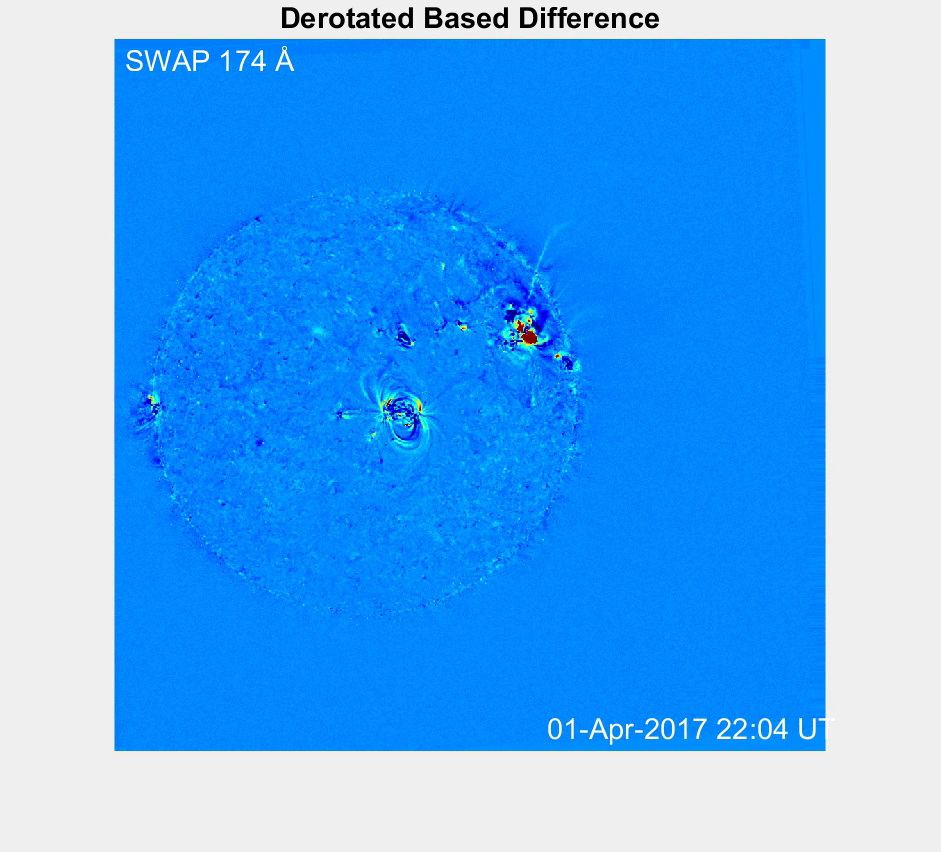
#> input picture figure1/data/swap174_2204_display_base_difference.png, 941 x 852 px
$ python make_fig1_real_channels.py
#> lines starting #> are read from the running program, lines starting #| are printed output that depends on the picture
from pathlib import Path

import matplotlib as mpl
import matplotlib.pyplot as plt
import matplotlib.patheffects as pe
import numpy as np
from matplotlib.colors import AsinhNorm, LinearSegmentedColormap
from matplotlib.path import Path as MplPath
from matplotlib.patches import PathPatch
from PIL import Image, ImageEnhance

ROOT = Path(__file__).resolve().parents[2]
OUT = ROOT / "figure1" / "output"
OUT.mkdir(parents=True, exist_ok=True)

SWAP = ROOT / "figure1" / "data" / "swap174_2204_display_base_difference.png"
AIA171 = ROOT / "figure1" / "data" / "aia_171_signed_base_difference_20170401_2204-2130_dn_s.fits"
AIA193 = ROOT / "figure1" / "data" / "aia_193_signed_base_difference_20170401_2204-2130_dn_s.fits"

PDF = ROOT / "paper" / "figures" / "fig1_real_channels.pdf"
PNG = OUT / "fig1_real_channels.png"

mpl.rcParams.update({
    "font.family": "DejaVu Sans",
    "font.size": 9.5,
    "pdf.fonttype": 42,
    "ps.fonttype": 42,
    "figure.facecolor": "white",
    "savefig.facecolor": "white",
})


def signed_cmap(family: str) -> LinearSegmentedColormap:
    if family == "blue":
        colors = [
            (0.00, "#a9c1d2"), (0.22, "#496a83"), (0.43, "#102b3f"),
            (0.50, "#000000"), (0.57, "#061a42"), (0.77, "#075eaa"),
            (0.91, "#37bde9"), (1.00, "#e8fbff"),
        ]
    else:
        colors = [
            (0.00, "#b8c8b5"), (0.22, "#526b50"), (0.43, "#142d19"),
            (0.50, "#000000"), (0.57, "#052b13"), (0.77, "#087d32"),
            (0.91, "#51d34e"), (1.00, "#efffd5"),
        ]
    return LinearSegmentedColormap.from_list(f"signed_{family}", colors, N=513)


def first_image(path: Path):
    """Read the simple 2-D primary FITS arrays used for this figure."""
    raw = path.read_bytes()
    header = {}
    end_card = None
    for offset in range(0, len(raw), 80):
        card = raw[offset:offset + 80].decode("ascii", "replace")
        key = card[:8].strip()
        if key == "END":
            end_card = offset + 80
            break
        if card[8:10] != "= ":
            continue
        value = card[10:80].split("/", 1)[0].strip()
        if value.startswith("'") and value.endswith("'"):
            parsed = value[1:-1].strip()
        elif value in ("T", "F"):
            parsed = value == "T"
        else:
            try:
                parsed = float(value.replace("D", "E")) if any(
                    ch in value for ch in ".EDed"
                ) else int(value)
            except ValueError:
                parsed = value
        header[key] = parsed
    if end_card is None:
        raise ValueError(f"No FITS END card in {path}")
    data_offset = ((end_card + 2879) // 2880) * 2880
    nx, ny = int(header["NAXIS1"]), int(header["NAXIS2"])
    bitpix = int(header["BITPIX"])
    dtypes = {8: ">u1", 16: ">i2", 32: ">i4", 64: ">i8", -32: ">f4", -64: ">f8"}
    data = np.frombuffer(raw, dtype=np.dtype(dtypes[bitpix]), count=nx * ny,
                         offset=data_offset).reshape(ny, nx).astype(float)
    data = data * float(header.get("BSCALE", 1.0)) + float(header.get("BZERO", 0.0))
    return data, header


def image_extent(header):
    nx, ny = int(header["NAXIS1"]), int(header["NAXIS2"])
    dx, dy = float(header["CDELT1"]), float(header["CDELT2"])
    x0 = (0.5 - float(header["CRPIX1"])) * dx + float(header.get("CRVAL1", 0.0))
    x1 = (nx + 0.5 - float(header["CRPIX1"])) * dx + float(header.get("CRVAL1", 0.0))
    y0 = (0.5 - float(header["CRPIX2"])) * dy + float(header.get("CRVAL2", 0.0))
    y1 = (ny + 0.5 - float(header["CRPIX2"])) * dy + float(header.get("CRVAL2", 0.0))
    return (x0, x1, y0, y1)


stroke = [pe.withStroke(linewidth=2.2, foreground="black", alpha=0.82)]
arrow = dict(arrowstyle="->", color="white", lw=1.55, shrinkA=3, shrinkB=2)


def panel_box(ax, panel, title, title_y=0.975, title_va="top", title_size=8.8,
              title_x=0.978, title_ha="right"):
    ax.text(0.022, 0.975, panel, transform=ax.transAxes, va="top", ha="left",
            color="white", fontsize=11.5, fontweight="bold",
            path_effects=stroke, zorder=20)
    ax.text(title_x, title_y, title, transform=ax.transAxes,
            va=title_va, ha=title_ha,
            color="white", fontsize=title_size, fontweight="bold", linespacing=1.18,
            path_effects=stroke, zorder=20)


def note(ax, text, xy, xytext, coords="data", ha="center", fontsize=10.8):
    ax.annotate(text, xy=xy, xycoords=coords, xytext=xytext, textcoords=coords,
                color="white", fontsize=fontsize, fontweight="bold", ha=ha,
                arrowprops=arrow, path_effects=stroke, zorder=25)


def qualitative_front_guide(ax, vertices):
    """Draw a morphology-following display guide, not a fitted front mask."""
    codes = [MplPath.MOVETO] + [MplPath.CURVE4] * (len(vertices) - 1)
    guide = PathPatch(
        MplPath(vertices, codes),
        fill=False,
        edgecolor="white",
        linewidth=1.25,
        linestyle=(0, (4.0, 3.0)),
        alpha=0.95,
        capstyle="round",
        zorder=22,
    )
    guide.set_path_effects([
        pe.Stroke(linewidth=2.7, foreground="black", alpha=0.52),
        pe.Normal(),
    ])
    ax.add_patch(guide)


fig = plt.figure(figsize=(11.8, 4.75), facecolor="white")
gs = fig.add_gridspec(1, 3, width_ratios=(1.16, 1.0, 1.0),
                      left=0.035, right=0.992, bottom=0.230, top=0.880,
                      wspace=0.13)

# Published SWAP base-difference movie frame, with its embedded header/footer removed.
swap = Image.open(SWAP).convert("RGB").crop((113, 75, 826, 705))
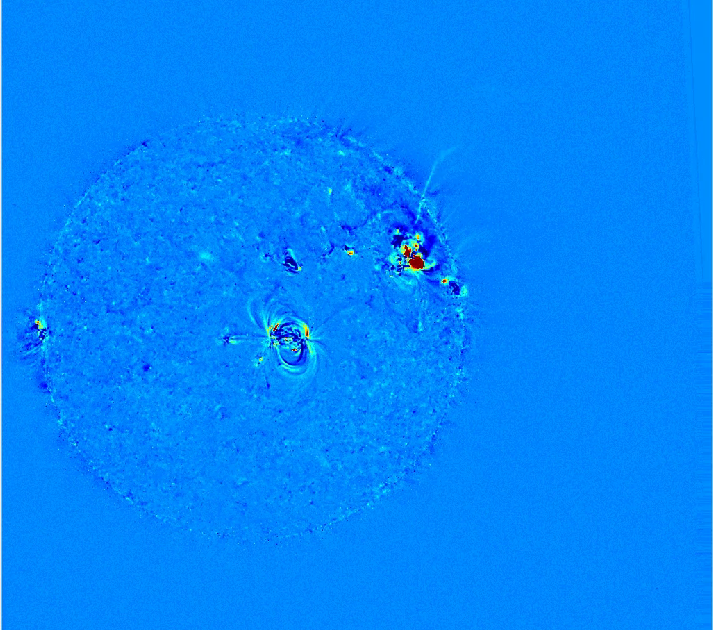
#> swap: PIL image 713x630 RGB; mean R, G, B 2.7, 133.6, 251.3
swap = ImageEnhance.Contrast(swap).enhance(1.45)
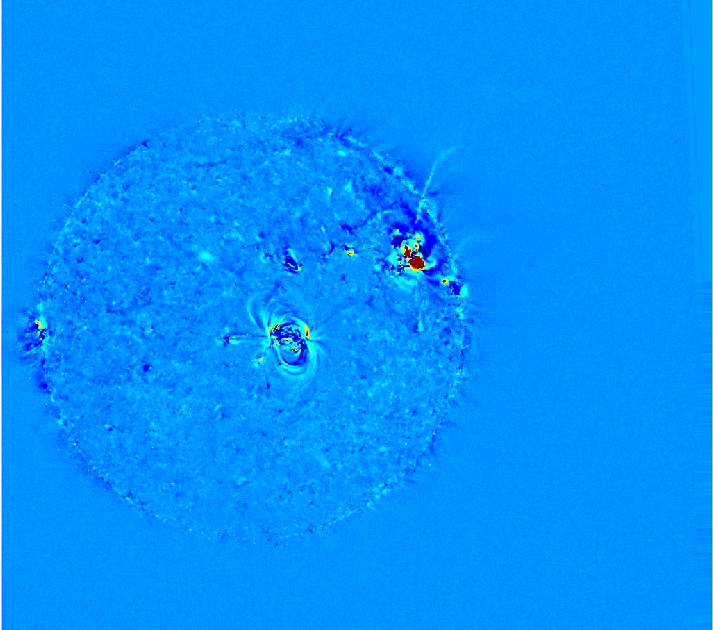
#> swap: PIL image 713x630 RGB; mean R, G, B 0.9, 144.5, 254.6
swap = ImageEnhance.Color(swap).enhance(1.08)
ax0 = fig.add_subplot(gs[0, 0])
ax0.imshow(np.asarray(swap), origin="upper", interpolation="nearest", rasterized=True)
ax0.set_axis_off()
panel_box(ax0, "(a)", "SWAP 174 Å | base difference: 22:04 UT - 21:31 UT",
          title_y=0.055, title_va="bottom", title_size=7.4,
          title_x=0.022, title_ha="left")
note(ax0, "front", (300, 155), (175, 66), fontsize=9.7)
note(ax0, "dimming", (385, 229), (360, 86), fontsize=9.7)
note(ax0, "source region", (420, 264), (560, 125), fontsize=9.7)
# Short asymmetric guide along the visible on-disk front; it is deliberately
# incomplete and is not intended as a fitted or threshold-derived boundary.
qualitative_front_guide(
    ax0,
    [(245, 210), (275, 175), (305, 150), (345, 135)],
)

# The AIA panels retain a common solar-coordinate window but independent channel scaling.
panels = [
    (AIA171, "blue", 321.0, 24.4, "(b)", "AIA 171 Å | 22:04 UT\nbase: 21:30 UT",
     (875, 600),
     [(735, 755), (795, 735), (865, 655), (888, 575),
      (905, 520), (924, 470), (947, 420)]),
    (AIA193, "green", 455.0, 29.0, "(c)", "AIA 193 Å | 22:04 UT\nbase: 21:30 UT",
     (845, 565),
     [(680, 690), (748, 675), (825, 615), (858, 560),
      (885, 515), (910, 455), (925, 400)]),
]

for row, (path, family, clip, width, panel, title, front_xy, front_vertices) in enumerate(panels):
#> (the run stopped early here; a loop or call above may not have finished)
